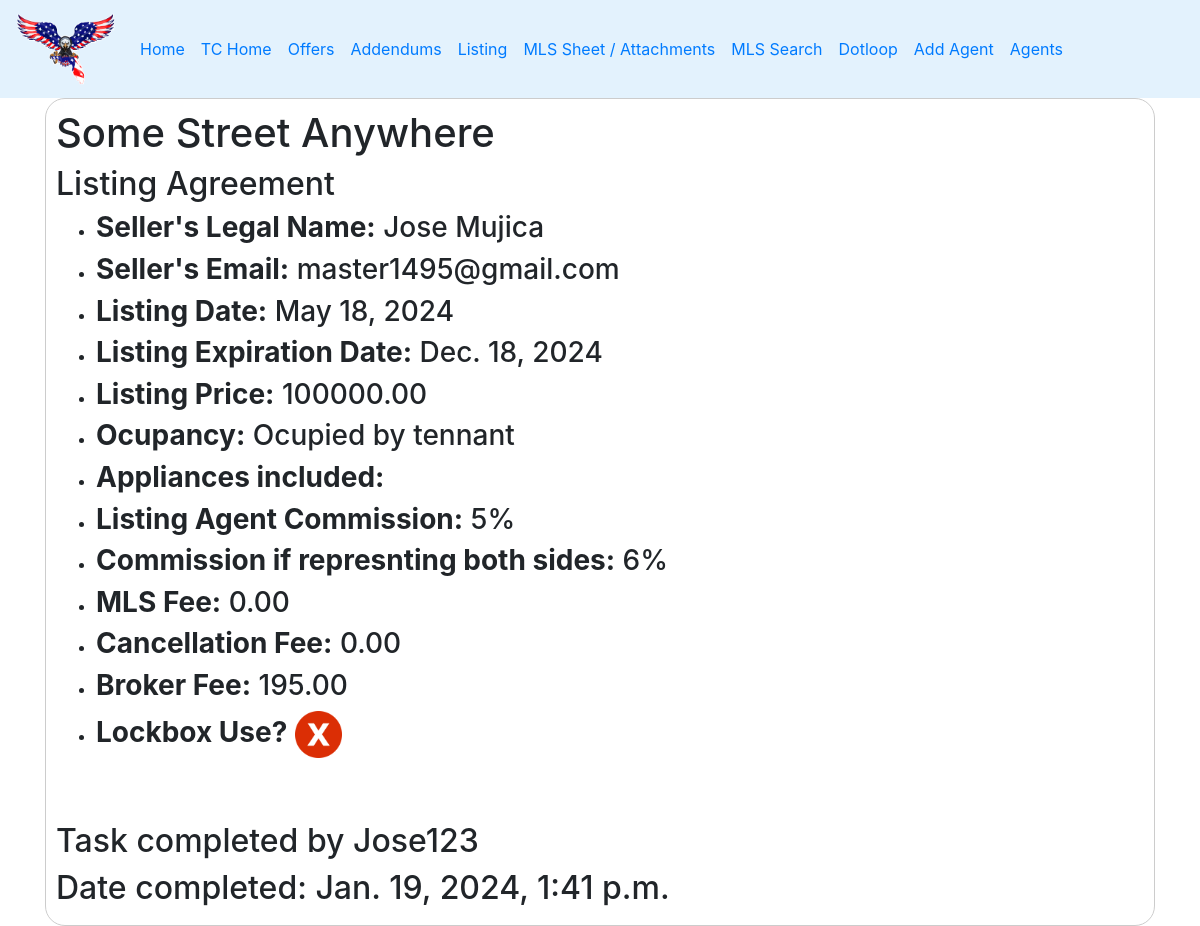
The page /ticket/listing/pending/1/ (signed in) on the database its author committed.
### Tickets/models.py (models this page shows, shortened)
class CreateListing(models.Model):
	agent = models.ForeignKey(TeamMembers, on_delete=models.DO_NOTHING, verbose_name = 'Agent')
	address = models.CharField(max_length = 100, verbose_name = "Property Address")
	option = models.CharField(max_length = 100,choices = [("Listing Agreement","Listing Agreement"),
		("ShowingTime+ Photoshoot", "ShowingTime+ Photoshoot"), ("Highnote/CMA", "Highnote/CMA")],
		blank = True, null = True,verbose_name = "Request")
	highnote = models.CharField(max_length = 100, choices = [("Highnote","Highnote"),("CMA","CMA"),
		("Highnote & CMA", "Highnote & CMA")], null = True,blank=True, verbose_name = "Highnote/CMA")
	seller_name = models.CharField(max_length = 100,blank = True, null=True, verbose_name = "Seller Legal Full Name")
	seller_email = models.CharField(max_length = 100,blank = True, null=True, verbose_name = "Seller’s email addresses")
	listing_date = models.DateField(blank = True, null=True,verbose_name = "Listing Date (should be the same as the Live date)")
	listing_expiration = models.DateField(blank = True, null=True,verbose_name = "Listing Expiration Date")
	photoshoot = models.CharField(max_length = 100, blank = True, null = True, verbose_name = "Photoshoot date and time (range) to be scheduled in ShowingTime+")
	person = models.CharField(max_length=100, null=True, blank = True, verbose_name = "Person in Charge")
	contact_info = models.CharField(max_length = 100,blank = True, null=True,verbose_name = "Person in charge's info")
	listing_price = MoneyField(max_digits = 20,blank = True, null=True,decimal_places = 2,currency_choices=[("USD","US Dollar")], verbose_name = "Listing Price")
	ocupancy = models.CharField(max_length = 100,blank = True, null=True, verbose_name = "Property Ocupancy")
	appliances = models.TextField(blank = True, null=True,verbose_name = "Appliances Included")
	lockbox = models.BooleanField(blank = True, null=True,verbose_name = "Use of Lockbox")
	listing_commission = models.CharField(max_length=10,blank = True, null=True, verbose_name = "Listing Agent Commission")
	bothsides_commission = models.CharField(max_length = 10,blank = True, null=True, verbose_name = "Listing Agent commission if he/she brings the buyer")
	otheragent_commission = models.CharField(max_length = 10,blank = True, null=True, verbose_name = "Buyer's Agent Commission")
	mls_fee = MoneyField(max_digits = 6,decimal_places=2,blank = True, null=True,currency_choices=[("USD","US Dollar")], verbose_name = "MLS Fee")
	cancellation_fee = MoneyField(max_digits = 6,blank = True, null=True, decimal_places = 2,currency_choices=[("USD","US Dollar")], verbose_name = "Cancellation Fee")
	broker_fee = MoneyField(max_digits = 6,blank = True, null=True, decimal_places = 2,currency_choices=[("USD","US Dollar")], verbose_name = "Broker fee (if $0.00 it will be charged to the Listing Agent by LPT)")
	created = models.DateTimeField(auto_now_add = True)
	completed = models.DateTimeField(null = True)
	completed_by = models.ForeignKey(User, on_delete = models.DO_NOTHING, null = True)

### Tickets/views.py (the view)
# urls.py: path('listing/pending/<int:listing_id>/', views.detaillisting, name = 'listing details'),
@login_required
def detaillisting(request,listing_id):
	listing = get_object_or_404(CreateListing,pk = listing_id)
	return render(request, 'listingdetails.html',{'listing':listing, 'encabezado':listing.address})

### Tickets/templates/listingdetails.html (shortened to what this page needs)
{% extends 'base.html' %}
{% load static %}
{% block content %}
<div class="details">
<h1>{{listing.address}}</h1>
<h2>{{listing.option}}</h2>
{% if listing.option == "Listing Agreement" %}
<ul>
	<li>
		<h3><b>Seller's Legal Name:</b> {{listing.seller_name}}</h3>
	</li>
	<li>
		<h3><b>Seller's Email:</b> {{listing.seller_email}}</h3>
	</li>
	<li>
		<h3><b>Listing Date:</b> {{listing.listing_date}}</h3>
	</li>
	<li>
		<h3><b>Listing Expiration Date:</b> {{listing.listing_expiration}}</h3>
	</li>
	<li>
		<h3><b>Listing Price:</b> {{listing.listing_price}}</h3>
	</li>
	<li>
		<h3><b>Ocupancy:</b> {{listing.ocupancy}}</h3>
	</li>
	<li>
		<h3><b>Appliances included:</b> {{listing.apliances}}</h3>
	</li>
	<li>
		<h3><b>Listing Agent Commission:</b> {{listing.listing_commission}}</h3>
	</li>
	<li>
		<h3><b>Commission if represnting both sides:</b> {{listing.bothsides_commission}}</h3>
	</li>
	<li>
		<h3><b>MLS Fee:</b> {{listing.mls_fee}}</h3>
	</li>
	<li>
		<h3><b>Cancellation Fee:</b> {{listing.cancellation_fee}}</h3>
	</li>
	<li>
		<h3><b>Broker Fee:</b> {{listing.broker_fee}}</h3>
	</li>
	<li>
		<h3><b>Lockbox Use?</b> {% if listing.lockbox %} <img src="{% static 'img/yes.png' %}" width="5%">
			{% else %} <img src="{% static 'img/no.png' %}" width="4.5%">{% endif %}</h3>
	</li>
</ul>
{% endif %}
<br>
<br>
{% if listing.completed %}
<h2>Task completed by {{listing.completed_by}}</h2>
<h2>Date completed: {{listing.completed}}</h2>
{% endif %}
</div>
{% endblock %}

### static/css/estilos.css (style rules this page uses)
body { background-image:url('https://yt3.googleusercontent.com/WSwBQpgZ-93Mobr4KeA1Y9v4qjpHbxNfNuQ6kH4bukLgl4p-4IgpVFDB-Hf0eQV7XykQORkg=s900-c-k-c0x00ffffff-no-rj') ; background-size: cover; background-position: 20% 20%; }
.signup-container, .card, .card-body, .form, .form-group, .details, table { border: 1px solid #ccc; border-radius: 20px; padding: 10px; justify-content: center; }
.signup-container, .form, .form-group, .details, .block, table { background-color: rgba(255, 255, 255, 0.5); backdrop-filter: blur(15px); }

### rows shown on the page
CreateListing: address "Some Street Anywhere", option "Listing Agreement", seller_name "Jose Mujica", seller_email "master1495@gmail.com", listing_date "May 18, 2024", listing_expiration "Dec. 18, 2024", listing_price "100000.00", ocupancy "Ocupied by tennant", listing_commission "5%", bothsides_commission "6%", mls_fee "0.00", cancellation_fee "0.00", broker_fee "195.00", completed_by "Jose123", completed "Jan. 19, 2024, 1:41 p.m."
